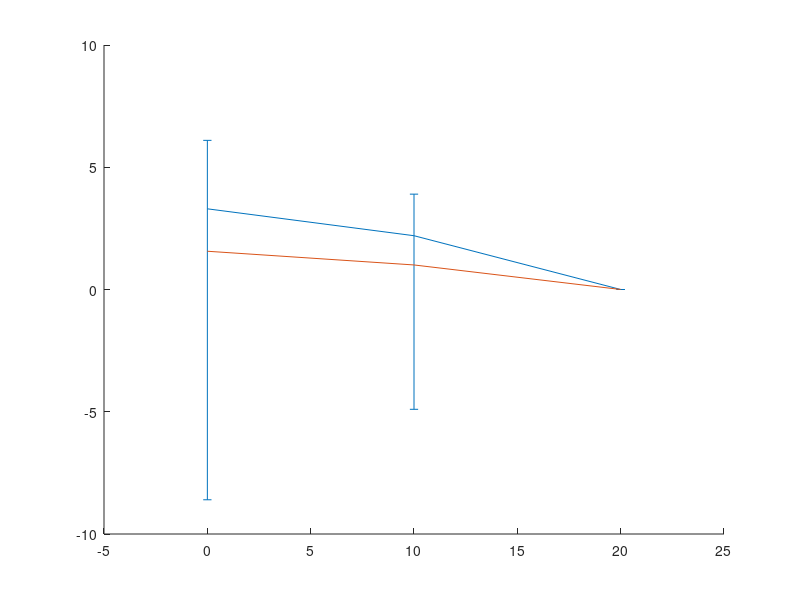

The MATLAB source for this figure:

A = dlmread('RRBleomycinVeiga100.txt','\t');

x = A(:,1);
y = A(:,2);

M = dlmread('ErrorBarsBleomycinVeiga100.txt','\t');

temp1 = M(:,1);
temp2 = M(:,2);

for j = 1:length(temp2)    
    if (mod(j,2) == 0)        
        ly(j) = temp2(j);
    end
    if (mod(j,2) == 1) 
        uy(j) = temp2(j);
    end
end

l = ly(find(ly~=0));
u = uy(find(uy~=0));
for i = 1:length(y)    
    L(i) = y(i) - l(i);
    U(i) = -y(i) + u(i);
end
figure(1)
hold on
errorbar(x,y,U,L)
%scatter(x,y,'bo');
plot([0 10 20], [1.5648 1.004 0.001])
hold off
